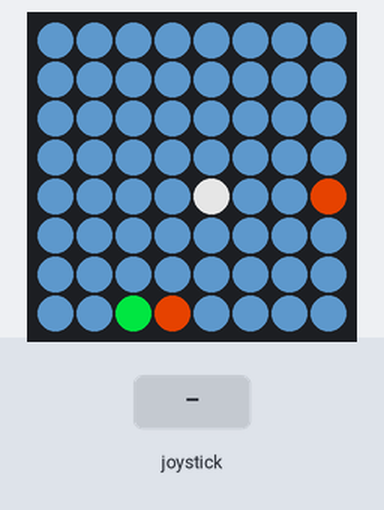
Recording of a program running on a simulated Raspberry Pi (BCM pin numbers) with a Sense HAT. Parts: the Sense HAT's 8×8 RGB LED matrix. The inputs (shaded band) are chosen by the test bench. Dim RGB values are drawn brighter than linear; random numbers come from a fixed seed; the clock reads 2024-03-15 10:24:30 at power-on unless the program sets it.

Above: at 1.7 s.
1.8 s: joystick pushed up
At 4.2 s:
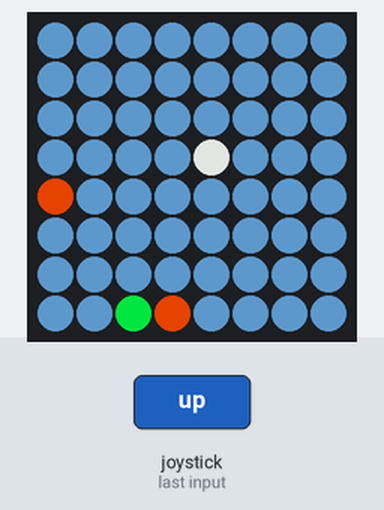
4.5 s: joystick pushed down
At 5.7 s:
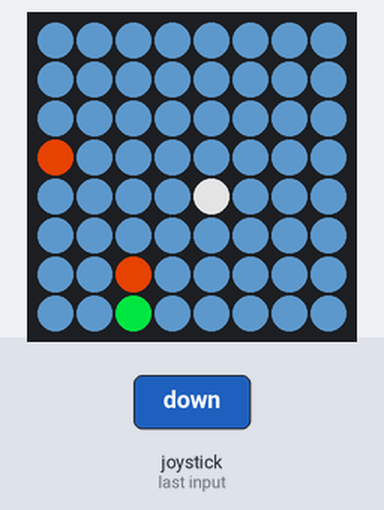
7.5 s: joystick pushed left
At 9.8 s:
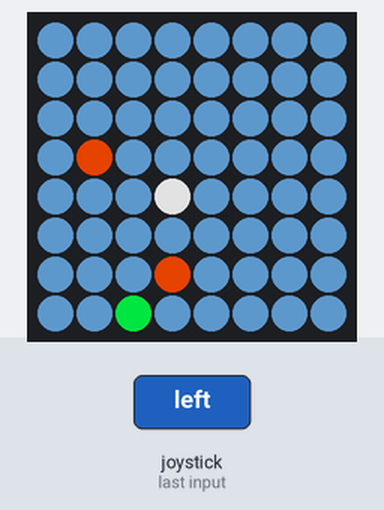
10.2 s: joystick pushed right
At 11.2 s:
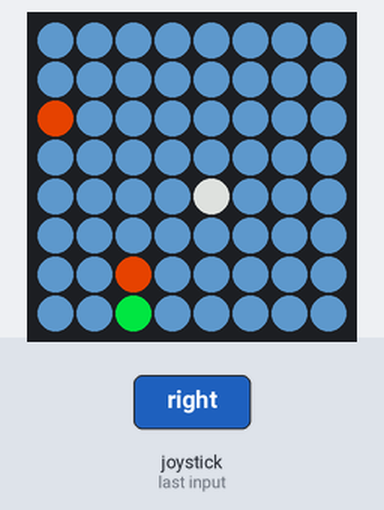
13.2 s: joystick pushed up
At 15.3 s:
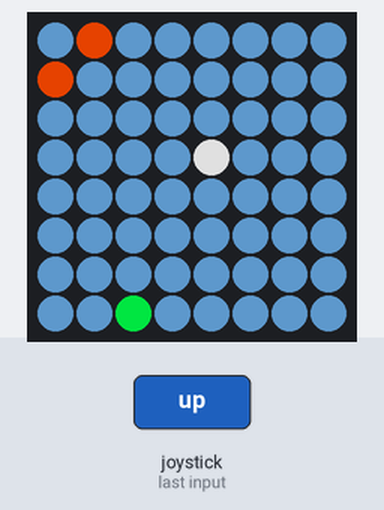
15.9 s: joystick pushed down
At 16.8 s:
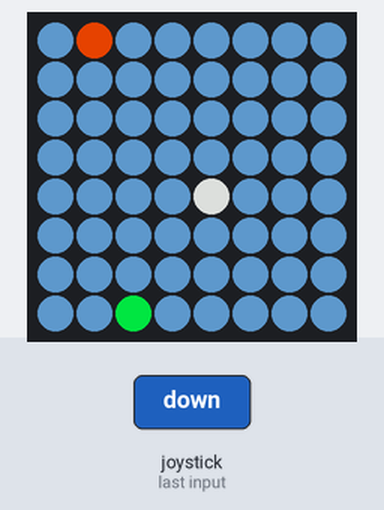
Timing chart, 0 to 18.9 s (numbered marks = the images above; inputs shaded):
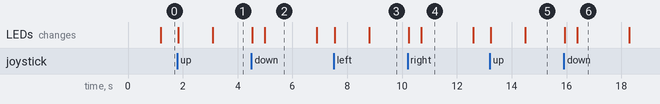

The program:

disco_hat.py
```python
import time
import random
import math
import sense_hat

sense = sense_hat.SenseHat()
sense.low_light = True

state = {
    "bug_x": 4,
    "bug_y": 4,
    "bug_rgb": (250, 250, 250),
    "food_x": 2,
    "food_y": 7,
    "food_rgb": (0, 255, 50),
    "level": 1,
    "enemies": [[4, 6], [0, 4]],
    "enemy_rgb": (255, 50, 0)
}

start_over_state = dict(state)

def setscreen():
    """画面を設定する関数"""
    bug_x = state["bug_x"]
    bug_y = state["bug_y"]
    bug_rgb = state["bug_rgb"]
    food_x = state["food_x"]
    food_y = state["food_y"]
    food_rgb = state["food_rgb"]
    enemies = state["enemies"]
    enemy_rgb = state["enemy_rgb"]

    if sense.low_light:
        zero = 8
    else:
        zero = 48
    brightness = 255 - zero
    sense.clear((50, 100, 150))
    sense.set_pixel(food_x, food_y, food_rgb)
    sense.set_pixel(bug_x, bug_y, bug_rgb)
    for e in enemies:
        sense.set_pixel(e[0], e[1], enemy_rgb)

def distance(x1, y1, x2, y2):
    """二点間の距離を計算する関数"""
    return math.hypot(x2 - x1, y2 - y1)

def clip(pixels, nmin=0, nmax=255):
    """RGB値が0〜255の範囲に収まるように調整する関数"""
    return tuple(max(min(nmax, n), nmin) for n in pixels)

def check_pos():
    """食べ物を食べたり敵にぶつかったりするかをチェックする関数"""
    global state
    bug_x = state["bug_x"]
    bug_y = state["bug_y"]
    food_x = state["food_x"]
    food_y = state["food_y"]
    level = state["level"]
    enemies = state["enemies"]

    weaker = int(10 * (level / 2))
    stronger = 10
    radius = 2.5
    fdist = distance(bug_x, bug_y, food_x, food_y)

    for e in enemies:
        edist = distance(bug_x, bug_y, e[0], e[1])
        if edist == 0:
            # 敵にぶつかったらゲームオーバー
            sense.show_message("Game Over, Level {0}".format(state["level"]))
            state = dict(start_over_state)
            return

    if fdist > radius:
        # 食べ物から遠い場合、弱くする
        state["bug_rgb"] = clip([abs(i - weaker) for i in state["bug_rgb"]])
    elif fdist == 0.0:
        # 食べ物を食べた場合、元気になる
        state["bug_rgb"] = (255, 255, 255)
        state["level"] += 1
        state["enemies"].append([random.randint(0, 7), random.randint(0, 7)])
        sense.show_message(str(state["level"]))
        time.sleep(1)
        # 新しい位置に食べ物を設定する（バグと同じ位置でないように）
        while True:
            state["food_x"] = random.randint(0, 7)
            if state["food_x"] != state["bug_x"]:
                break
        while True:
            state["food_y"] = random.randint(0, 7)
            if state["food_y"] != state["bug_y"]:
                break
    elif fdist < radius:
        # 食べ物に近づいた場合、少し強くする
        state["bug_rgb"] = clip([abs(i + stronger) for i in state["bug_rgb"]])

def rand_step(xy):
    """ランダムウォークの一歩を返す関数"""
    x, y = xy

    new_x = x + random.choice([-1, 0, 1])
    new_y = y + random.choice([-1, 0, 1])
    return [0 if new_x == 8 else 7 if new_x == -1 else new_x,
            0 if new_y == 8 else 7 if new_y == -1 else new_y]

def move_enemies():
    """敵を動かす関数"""
    global state
    enemies = state["enemies"]
    reserved = [[state["bug_x"], state["bug_y"]], [state["food_x"], state["food_y"]]]
    new_enemies = []
    for e in enemies:
        while True:
            new_e = rand_step(e)
            if new_e not in reserved:
                break
        new_enemies.append(new_e)
    state["enemies"] = new_enemies
    setscreen()

def draw_bug(event):
    """キープレスを受け取って画面を再描画する関数"""
    global state
    if event.action == sense_hat.ACTION_RELEASED:
        # リリースされたら無視する
        return
    elif event.direction == sense_hat.DIRECTION_UP:
        state["bug_x"] = state["bug_x"]
        state["bug_y"] = 7 if state["bug_y"] == 0 else state["bug_y"] - 1
    elif event.direction == sense_hat.DIRECTION_DOWN:
        state["bug_x"] = state["bug_x"]
        state["bug_y"] = 0 if state["bug_y"] == 7 else state["bug_y"] + 1
    elif event.direction == sense_hat.DIRECTION_RIGHT:
        state["bug_x"] = 0 if state["bug_x"] == 7 else state["bug_x"] + 1
        state["bug_y"] = state["bug_y"]
    elif event.direction == sense_hat.DIRECTION_LEFT:
        state["bug_x"] = 7 if state["bug_x"] == 0 else state["bug_x"] - 1
        state["bug_y"] = state["bug_y"]

    # イベント後に状態をチェックする
    setscreen()
    check_pos()
    setscreen()

def display_disco():
    """ディスコのようなフラッシュ効果を表示する関数"""
    colors = [(255, 0, 0), (0, 255, 0), (0, 0, 255)]
    for _ in range(20):
        color = random.choice(colors)
        sense.clear(color)
        time.sleep(0.05)
    setscreen()

# 初期状態を設定
setscreen()
sense.set_pixel(state["bug_x"], state["bug_y"], state["bug_rgb"])

last_tick = round(time.time(), 1) * 10

while True:
    # 敵の動きはレベルが上がると速くなる
    timer = 20 - (state["level"] % 20)

    # 一定間隔で敵を動かす
    tick = round(time.time(), 1) * 10
    if (tick % timer == 0) and (tick > last_tick):
        move_enemies()
        last_tick = tick

    # ジョイスティックのイベントをポーリングして、画面を再描画する
    for event in sense.stick.get_events():
        draw_bug(event)

    # フラッシュ効果を表示する
    if state["level"] % 5 == 0:
        display_disco()
```

Measured:
- what the display in image 2 shows lasts 1.9 s, from 5.0 s to 6.9 s
